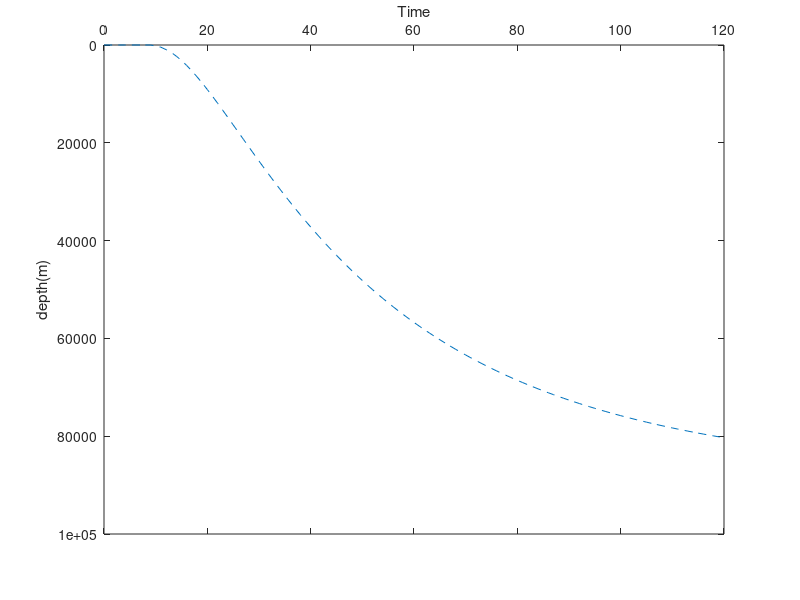
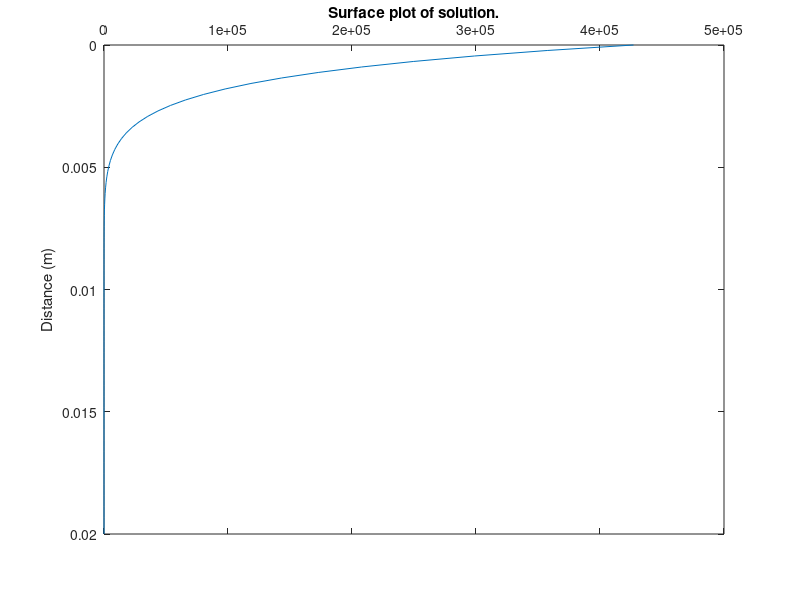

Reproduce these figures in MATLAB, in order.
L = 0.02; % length of domain in x direction

I0 = 0.0000829*24*60*60; % Bq m^-2 day^-1
L1 = (0.693/53.2); % Decay constant day^-1
tmax = 120; % end time
nx = 90;% number of nodes in x direction
nt = 121; % number of time steps
dx = L/(nx-1);
dt = tmax/(nt-1);
alpha= 2.5*10^-13*24*3600;
r = alpha*dt/dx^2; rr = 1 - 2*r-L1*dt;
v = 2.5*10^-6; % Convection velocity m day^-1
J0 = I0/sqrt(L1*alpha); % total inventory of Be-7 in soil
% --- Create arrays to save data for export
x = linspace(0,L,nx);
t = linspace(0,tmax,nt);
U = zeros(nx,nt);

% --- Set IC and BC
U(:,1)= 0;

% --- Loop over time steps

for m= 2:nt
    U(1,m) = J0; %--- Upper boundary
    U(end,m) = 0; %--- Lower boundary
    
    for i= 2:nx-1
        
        
        U(i,m) = r*U(i-1,m-1)+ rr*U(i,m-1)+ r*U(i+1,m-1);
        
        
    end
end

plot(t,U(10,:),'--');
xlabel('Time');
ylabel('depth(m)');
set(gca,'YDir','reverse','XAxisLocation','top');


figure(2)
fig = plot(U(:,1),x');
for k=2:tmax+1
    set(fig,'xdata',U(:,k),'ydata',x')
    set(gca,'YDir','reverse','XAxisLocation','top');
    title('Surface plot of solution.');
    ylabel('Distance (m)');
    pause(.1)
end
